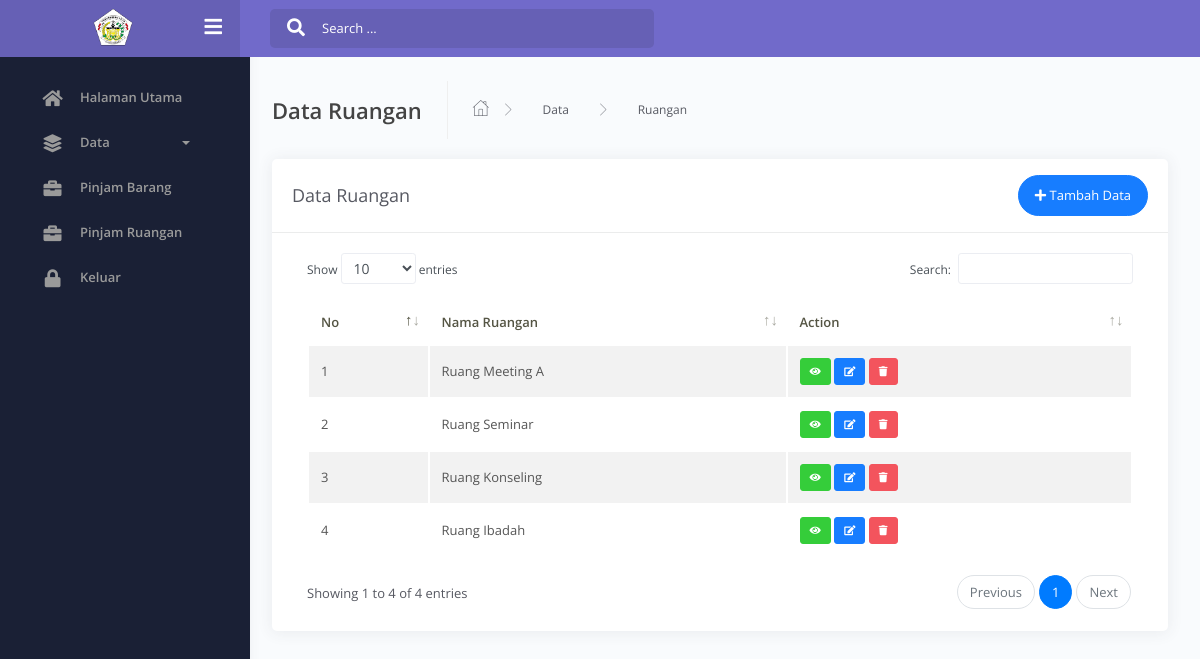
Page /admin/index.php?view=dataruangan on the committed database.
### tables this page shows
CREATE TABLE `ruangan` (
  `id` int NOT NULL,
  `nama_ruangan` varchar(100) NOT NULL,
  `deskripsi` text,
  `foto` varchar(255) DEFAULT NULL,
  `status` enum('free','used') DEFAULT 'free'
);

### admin/master/ruangan/dataruangan.php (the view, shortened to what this page needs)
<div class="main-panel">
	<div class="content">
		<div class="page-inner">
			<div class="page-header">
				<h4 class="page-title">Data Ruangan</h4>
				<ul class="breadcrumbs">
					<li class="nav-home">
						<a href="#">
							<i class="flaticon-home"></i>
						</a>
					</li>
					<li class="separator">
						<i class="flaticon-right-arrow"></i>
					</li>
					<li class="nav-item">
						<a href="#">Data</a>
					</li>
					<li class="separator">
						<i class="flaticon-right-arrow"></i>
					</li>
					<li class="nav-item">
						<a href="#">Ruangan</a>
					</li>
				</ul>
			</div>
			<div class="row">
				<div class="col-md-12">
					<div class="card">
						<div class="card-header">
							<div class="d-flex align-items-center">
								<h4 class="card-title">Data Ruangan</h4>
								<button class="btn btn-primary btn-round ml-auto" data-toggle="modal" data-target="#modalAddRuangan">
									<i class="fa fa-plus"></i>
									Tambah Data
								</button>
							</div>
						</div>
						<div class="card-body">
							<div class="table-responsive">
								<table id="add-row" class="display table table-striped table-hover">
									<thead>
										<tr>
											<th>No</th>
											<th>Nama Ruangan</th>
											<th>Action</th>
										</tr>
									</thead>
									<tbody>
										<?php
										$no = 1;
										$query = mysqli_query($conn, 'SELECT * from ruangan');
										while ($ruangan = mysqli_fetch_array($query)) {
										?>
											<tr>
												<td><?php echo $no++ ?></td>
												<td><?php echo $ruangan['nama_ruangan'] ?></td>
												<td>
													<a href="#modalDetailRuangan<?php echo $ruangan['id'] ?>" data-toggle="modal" title="Detail" class="btn btn-xs btn-success"><i class="fa fa-eye"></i></a>
													<a href="#modalEditRuangan<?php echo $ruangan['id'] ?>" data-toggle="modal" title="Edit" class="btn btn-xs btn-primary"><i class="fa fa-edit"></i></a>
													<a href="#modalHapusRuangan<?php echo $ruangan['id'] ?>" data-toggle="modal" title="Hapus" class="btn btn-xs btn-danger"><i class="fa fa-trash"></i></a>
												</td>
											</tr>
										<?php } ?>
									</tbody>
								</table>
							</div>
						</div>
					</div>
				</div>
			</div>
		</div>
	</div>
</div>

### admin/index.php (style rules this page uses)
.nav-item a { display: flex; align-items: center; color: #ffffff; text-decoration: none; padding: 12px 15px; border-radius: 5px; transition: background 0.3s ease; }
.nav-item:last-child { margin-top: auto; }

### rows in the picture
ruangan: nama_ruangan "Ruang Meeting A"
ruangan: nama_ruangan "Ruang Seminar"
ruangan: nama_ruangan "Ruang Konseling"
ruangan: nama_ruangan "Ruang Ibadah"
